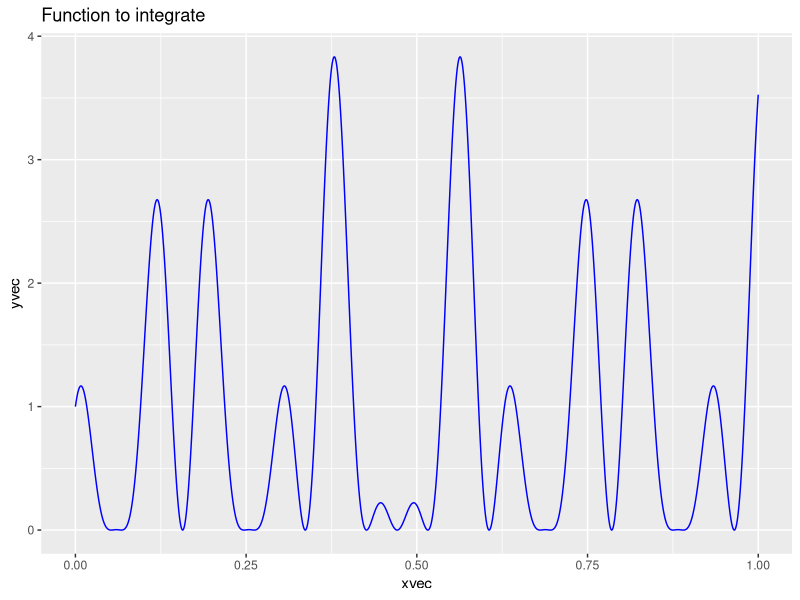
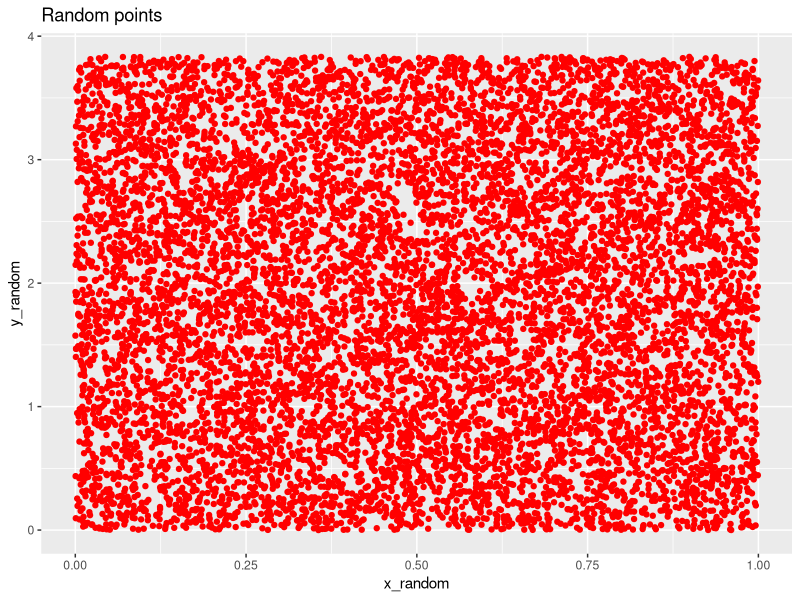
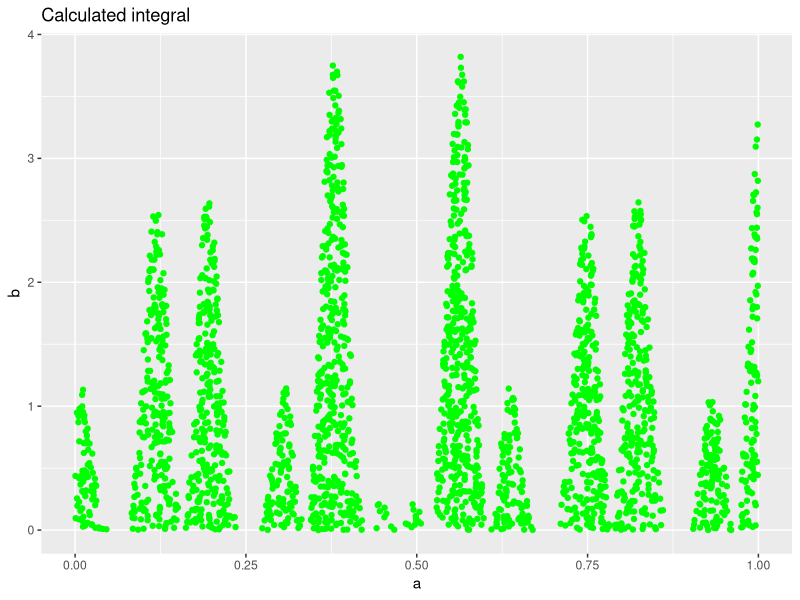
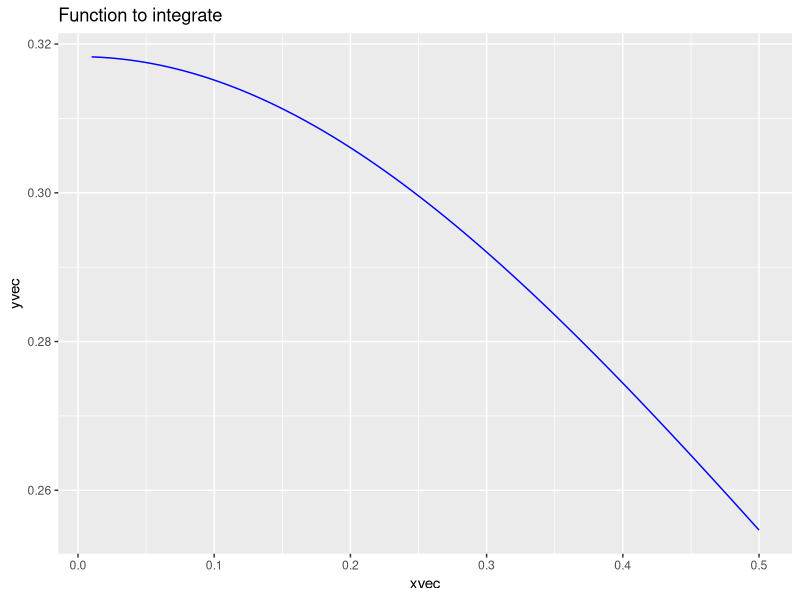
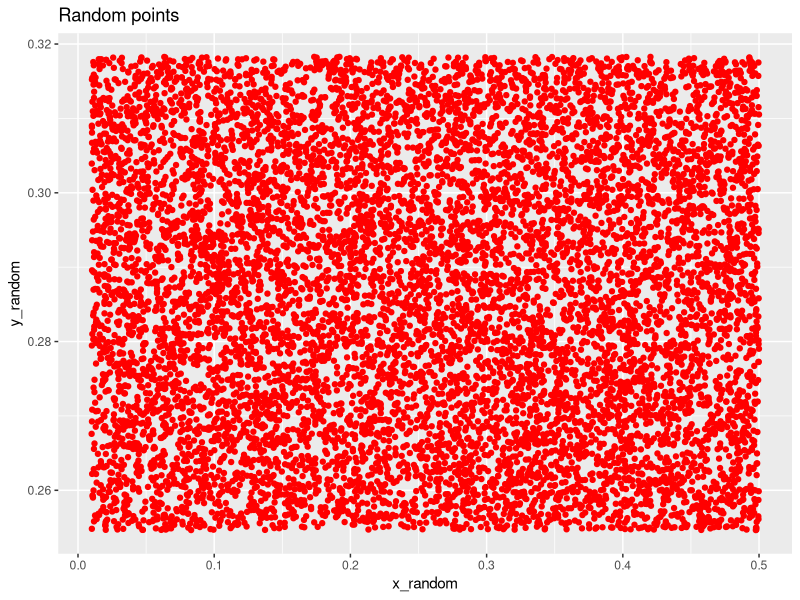
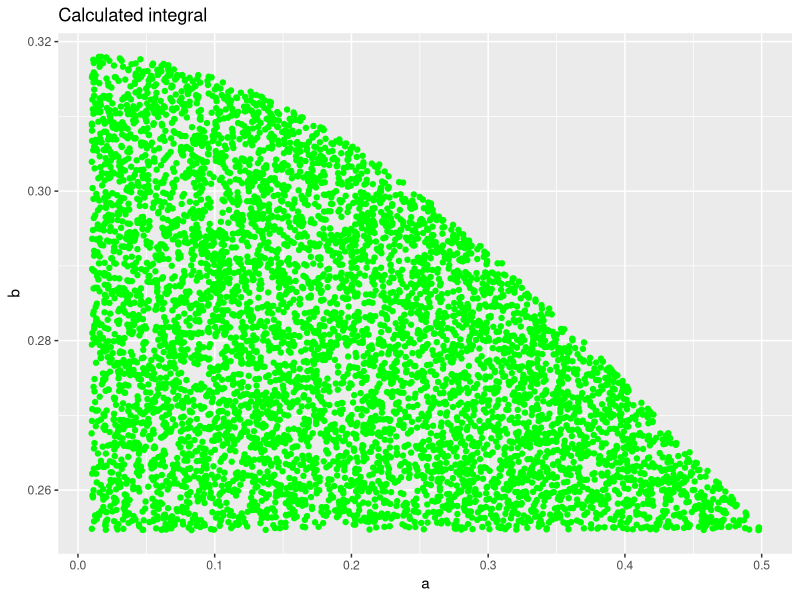

The R source for these figures, in order:
library('ggplot2')
library('pracma')

#A. Function that calculates integrals with the rejection sampling method. 
#First, we will build up a function in R which takes as parameters the number of points into our phase space, the function we want to integrate,
# and both maximun and miminum values into our integration domain.
#Moreover, the function we want to integrate must be smooth and positive all over the integration domain.
integrar <- function(n,f, x_min, x_max)
{  
  #Starting we need two vectors which represent 10000 evenly spaced numbers, ready to be filled up in next steps. One for x, the independent variable, and onde for y which depends on 
  #x. Right after, we take the maximun and minimum numbers and save them into variables. This is because they will define our phase space of random points. In addition, we take
  #just the random points that seem to be useful for our function (that means they must be inside the interval from the min to the max value, below the function). 
  xvec <- linspace(x_min, x_max,  10000)   
  yvec <- f(xvec)
  y_max <- max(yvec)   
  y_min <- min(yvec)
  x_random <- runif(n, x_min, x_max)
  y_random <- runif(n, y_min, y_max)
  #We had saved this points, the ones capable of represent the function we want to integrate. To see how this process occurs, we had made some simple graphs to show it. 
  
  #The first one shows the line function we want to integrate.
  data1 <- data.frame(xvec, yvec)
  plot1 <- ggplot(data1, aes(x=xvec,y=yvec)) + ggtitle('Function to integrate') + geom_line(colour = 'blue')   
  print(plot1) 
  
  #Second one shows the phase space of this calculation.
  data <- data.frame(x_random, y_random)
  plot2 <- ggplot(data, aes(x=x_random,y=y_random)) + ggtitle('Random points') + geom_point(colour = 'red')
  print(plot2)
  
  #Third one shows the final reconstruction of the function integral with this method of sampling rejection.
  #We choose only the points that lie below the function, these are the ones we plot. 
  
  delta <- f(x_random) - y_random
  under <- which(delta>0.0) #es como la funcion where en python, un boolean para evitar hacer un for.
  a <- x_random[under]
  b <- y_random[under]
  data2 <- data.frame(a, b)
  plot3 <- ggplot(data2, aes(a,b)) + ggtitle('Calculated integral') + geom_point(colour = 'green')
  print(plot3)
  
  #Finally, we get to calculate the numerical result. If we recall the integral as a huge sum over tiny columns along the function curve, we can calculate the area for each one
  #taking the lenght as the y coordinate and the width as the x coordinate and, of course, these will be the interval between the max and min values in each case. 
  columna_int <- (x_max-x_min)*(y_max-y_min)
  integral = columna_int*(size(under)/(1.0*size(y_random)))  #bota un warning pero no se por que
  return (integral)
  
  #The total value of the integral will be the total number of points under the curve within the total area, calculated above.
  
  
}

#B. Calculate cos(50*x)+sin(20*x))^2 in [0,1]
#Using our function, and calling c the function we want to integrate
c <- function(x)
{
  return((cos(50*x)+sin(20*x))^2)   
}

print(integrar(10000,c,0,1)) # U[0.1]

#Now comparing with the r-function Integrate
integrar2<- function(x) {
  integrate(c,lower=0, upper=1)
}

print(integrar2(c))

#We see that the values of both process are very alike and still inside the absolute value.

#C 
#Calculate 1/((1 + x^2)*pi) in [2,inf]. At first sight, this integral looks extremely complicated, nevertheless, with some research we had discovered the easiest way to solve it: Change 
#of variable. For this we decided to write y=1/x, therefore our new function is x^(-2)/(pi*(1+x^(-2))), and replacing in the limits we get our new integration interval as [0, 1/2]
d <- function(x)
{
  return(x^(-2)/(pi*(1+x^(-2))))   
}

print(integrar(10000,d, 0.01, 0.5))

#Now comparing with the r-function Integrate
integrar3<- function(x) {
  integrate(d,lower=0, upper=0.5)
}

print(integrar3(d))

#In this case, we see an important difference between the values obtained through the methods, but still in approximation correspond to close values, taking into account the absolute value calculated.

################################################
#Carlos, no se si sea innecesario generar la grafica del espacio de fase, tu me diras si la borramos o que... de resto esta lista! :D





















